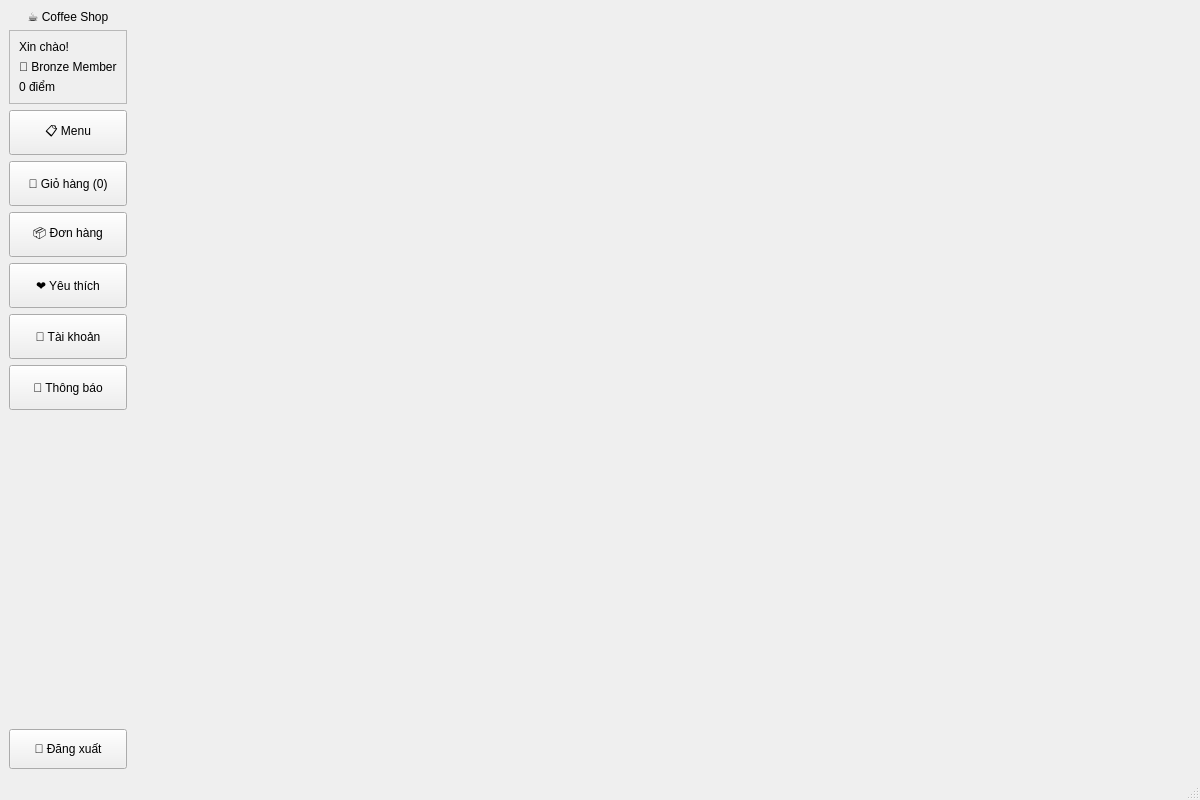
<?xml version="1.0" encoding="UTF-8"?>
<ui version="4.0">
 <class>MainWindow</class>
 <widget class="QMainWindow" name="MainWindow">
  <property name="geometry">
   <rect>
    <x>0</x>
    <y>0</y>
    <width>1200</width>
    <height>800</height>
   </rect>
  </property>
  <property name="windowTitle">
   <string>Coffee Shop</string>
  </property>
  <widget class="QWidget" name="centralWidget">
   <layout class="QHBoxLayout" name="mainLayout">
    <property name="spacing">
     <number>0</number>
    </property>
    <property name="leftMargin">
     <number>0</number>
    </property>
    <property name="topMargin">
     <number>0</number>
    </property>
    <property name="rightMargin">
     <number>0</number>
    </property>
    <property name="bottomMargin">
     <number>0</number>
    </property>
    <item>
     <widget class="QWidget" name="sidebarWidget" native="true">
      <property name="maximumSize">
       <size>
        <width>250</width>
        <height>16777215</height>
       </size>
      </property>
      <layout class="QVBoxLayout" name="sidebarLayout">
       <item>
        <widget class="QLabel" name="logoLabel">
         <property name="text">
          <string>☕ Coffee Shop</string>
         </property>
         <property name="alignment">
          <set>Qt::AlignCenter</set>
         </property>
        </widget>
       </item>
       <item>
        <widget class="QFrame" name="userInfoWidget">
         <property name="frameShape">
          <enum>QFrame::StyledPanel</enum>
         </property>
         <layout class="QVBoxLayout" name="userInfoLayout">
          <item>
           <widget class="QLabel" name="userNameLabel">
            <property name="text">
             <string>Xin chào!</string>
            </property>
           </widget>
          </item>
          <item>
           <widget class="QLabel" name="userTierLabel">
            <property name="text">
             <string>🥉 Bronze Member</string>
            </property>
           </widget>
          </item>
          <item>
           <widget class="QLabel" name="userPointsLabel">
            <property name="text">
             <string>0 điểm</string>
            </property>
           </widget>
          </item>
         </layout>
        </widget>
       </item>
       <item>
        <widget class="QPushButton" name="menuButton">
         <property name="text">
          <string>📋 Menu</string>
         </property>
         <property name="minimumSize">
          <size>
           <width>0</width>
           <height>45</height>
          </size>
         </property>
        </widget>
       </item>
       <item>
        <widget class="QPushButton" name="cartButton">
         <property name="text">
          <string>🛒 Giỏ hàng (0)</string>
         </property>
         <property name="minimumSize">
          <size>
           <width>0</width>
           <height>45</height>
          </size>
         </property>
        </widget>
       </item>
       <item>
        <widget class="QPushButton" name="ordersButton">
         <property name="text">
          <string>📦 Đơn hàng</string>
         </property>
         <property name="minimumSize">
          <size>
           <width>0</width>
           <height>45</height>
          </size>
         </property>
        </widget>
       </item>
       <item>
        <widget class="QPushButton" name="favoritesButton">
         <property name="text">
          <string>❤️ Yêu thích</string>
         </property>
         <property name="minimumSize">
          <size>
           <width>0</width>
           <height>45</height>
          </size>
         </property>
        </widget>
       </item>
       <item>
        <widget class="QPushButton" name="profileButton">
         <property name="text">
          <string>👤 Tài khoản</string>
         </property>
         <property name="minimumSize">
          <size>
           <width>0</width>
           <height>45</height>
          </size>
         </property>
        </widget>
       </item>
       <item>
        <widget class="QPushButton" name="notificationsButton">
         <property name="text">
          <string>🔔 Thông báo</string>
         </property>
         <property name="minimumSize">
          <size>
           <width>0</width>
           <height>45</height>
          </size>
         </property>
        </widget>
       </item>
       <item>
        <spacer name="verticalSpacer">
         <property name="orientation">
          <enum>Qt::Vertical</enum>
         </property>
         <property name="sizeHint" stdset="0">
          <size>
           <width>20</width>
           <height>40</height>
          </size>
         </property>
        </spacer>
       </item>
       <item>
        <widget class="QPushButton" name="logoutButton">
         <property name="text">
          <string>🚪 Đăng xuất</string>
         </property>
         <property name="minimumSize">
          <size>
           <width>0</width>
           <height>40</height>
          </size>
         </property>
        </widget>
       </item>
      </layout>
     </widget>
    </item>
    <item>
     <widget class="QStackedWidget" name="contentStackedWidget"/>
    </item>
   </layout>
  </widget>
  <widget class="QStatusBar" name="statusbar"/>
 </widget>
 <resources/>
 <connections/>
</ui>
